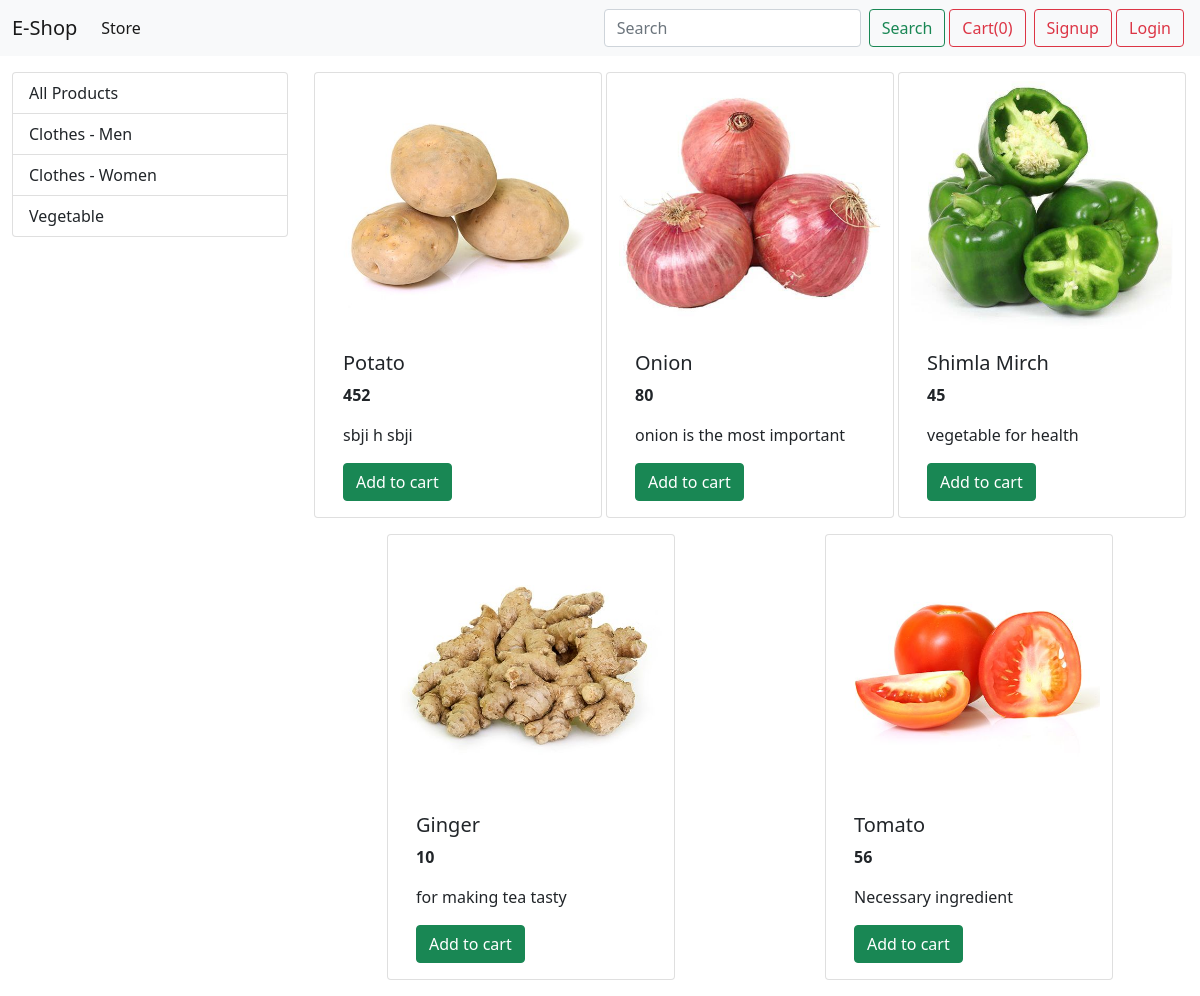
Screenshot of /?category=3 with the database file from the repository.
### store/models.py (models this page shows, shortened)
class Category(models.Model):
    name = models.CharField(max_length=25)

class Product(models.Model):
    name = models.CharField(max_length=25)
    price = models.IntegerField(default=0)
    category = models.ForeignKey(Category, on_delete = models.CASCADE , default=1)
    desc = models.CharField(max_length=200,default="")
    image = models.ImageField(upload_to='media/')

### store/views.py (the view)
# urls.py: path('',views.index,name='index'),
def index(request):
    products = None
    category_id = request.GET.get("category")
    if category_id:
        products = Product.objects.filter(category_id=category_id)
    else:
        products = Product.objects.all()
    categories = Category.objects.all()
    params = {}
    params["products"] = products
    params["categories"] = categories
    return render(request, "index.html", params)

### templates/index.html (shortened to what this page needs)
{% extends 'base.html' %}
{% block content %}
<div class="container-fluid mt-3">
    <div class="row">
        <div class="col-lg-3 mx-auto">
            <div class="list-group">
                <a href="/" class="list-group-item
                list-group-item-action">All Products</a>
                {% for category in categories %}
                <a href="/?category={{category.id}}" class="list-group-item
                list-group-item-action">{{category.name}}</a>
                {% endfor %}
            </div>
        </div>
        <div id='products' class="col-lg-9 mx-auto">
            <div class="row mx-auto">
                {% for product in products %}
                <div class="card mx-auto mb-3" style="width: 18rem;">
                    <img src="{{product.image.url}}" class="card-img-top" alt="...">
                    <div class="card-body">
                        <h5 class="card-title">{{product.name}}</h5>
                        <p class="card-text"><b>{{product.price}}</b></p>
                        <p class="card-text">{{product.desc}}</p>
                        <form action="/cart" method="POST">
                            <button class="btn btn-success" type="submit">Add to cart</button>
                        </form>
                    </div>
                </div>
                {% endfor %}
            </div>
        </div>
    </div>
</div>
{% endblock content %}

### rows the page displays
Category: name "Clothes - Men"
Category: name "Clothes - Women"
Category: name "Vegetable"
Product: image (picture), name "Potato", price "452", desc "sbji h sbji"
Product: image (picture), name "Onion", price "80", desc "onion is the most important"
Product: image (picture), name "Shimla Mirch", price "45", desc "vegetable for health"
Product: image (picture), name "Ginger", price "10", desc "for making tea tasty"
Product: image (picture), name "Tomato", price "56", desc "Necessary ingredient"
